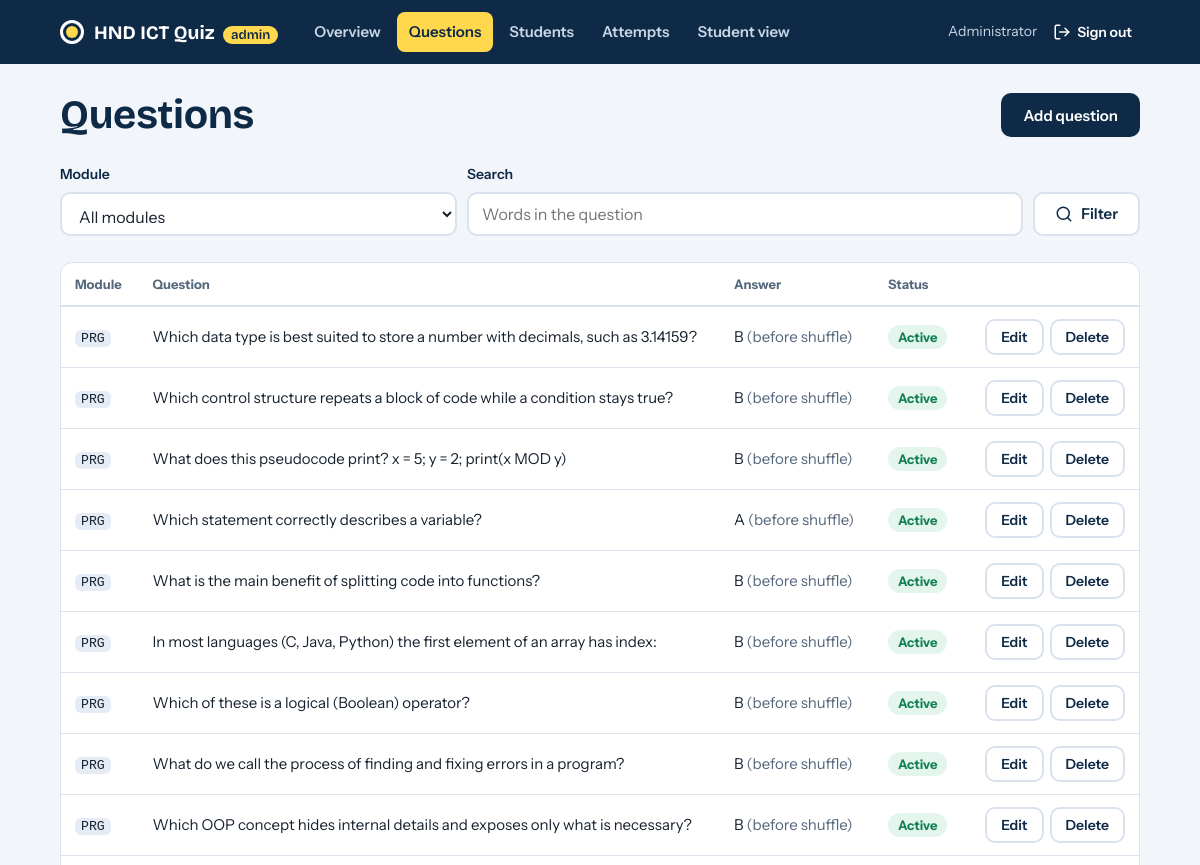
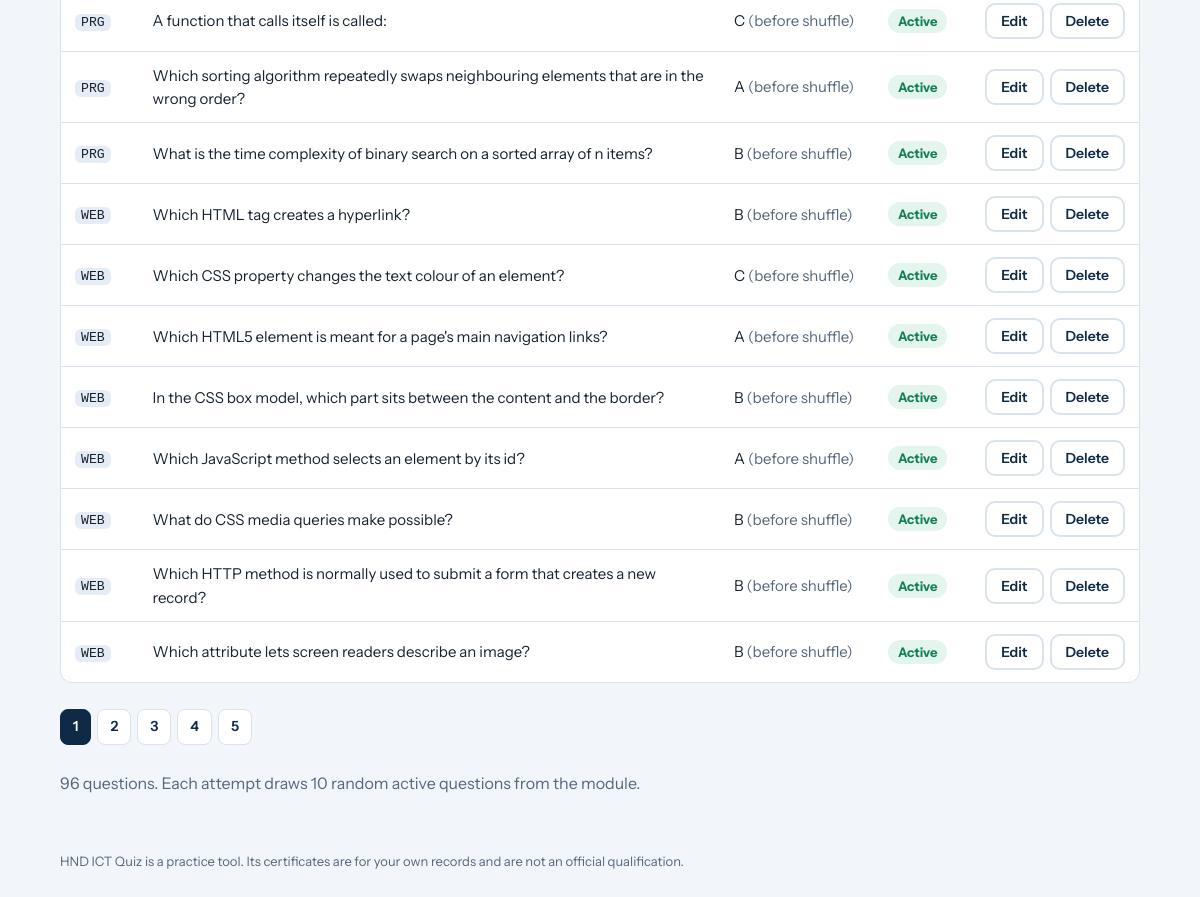
Screenshot of /admin/questions.php (signed in) with the database file from the repository (2 pictures, top to bottom).
### tables this page shows
CREATE TABLE `questions` (
  `id`          INT UNSIGNED NOT NULL AUTO_INCREMENT,
  `module_id`   INT UNSIGNED NOT NULL,
  `question`    VARCHAR(500) NOT NULL,
  `option_a`    VARCHAR(500) NOT NULL,
  `option_b`    VARCHAR(500) NOT NULL,
  `option_c`    VARCHAR(500) NOT NULL,
  `option_d`    VARCHAR(500) NOT NULL,
  `correct`     TINYINT UNSIGNED NOT NULL,
  `explanation` VARCHAR(600) NOT NULL DEFAULT '',
  `active`      TINYINT(1) NOT NULL DEFAULT 1,
  PRIMARY KEY (`id`),
  KEY `idx_questions_module` (`module_id`, `active`),
  CONSTRAINT `fk_questions_module` FOREIGN KEY (`module_id`) REFERENCES `modules` (`id`) ON DELETE CASCADE
);

CREATE TABLE `modules` (
  `id`         INT UNSIGNED NOT NULL AUTO_INCREMENT,
  `code`       VARCHAR(10)  NOT NULL,
  `title`      VARCHAR(120) NOT NULL,
  `summary`    VARCHAR(255) NOT NULL,
  `topics`     VARCHAR(255) NOT NULL DEFAULT '',
  `sort_order` INT NOT NULL DEFAULT 0,
  `active`     TINYINT(1) NOT NULL DEFAULT 1,
  PRIMARY KEY (`id`),
  UNIQUE KEY `uq_modules_code` (`code`)
);

### admin/questions.php (the view, shortened to what this page needs)
<?php
require_once __DIR__ . '/../lib.php';
$letters = ['A', 'B', 'C', 'D'];
try {
    $pdo     = db();
    $fModule = (int) ($_GET['module'] ?? 0);
    $fSearch = trim((string) ($_GET['q'] ?? ''));
    $page    = max(1, (int) ($_GET['page'] ?? 1));
    $per     = 20;
    $where = []; $par = [];
    $w = $where ? 'WHERE ' . implode(' AND ', $where) : '';
    $st = $pdo->prepare("SELECT COUNT(*) FROM questions q $w");
    $st->execute($par);
    $total = (int) $st->fetchColumn();
    $pages = max(1, (int) ceil($total / $per));
    $page  = min($page, $pages);
    $st = $pdo->prepare("SELECT q.id, q.question, q.correct, q.active, m.code FROM questions q JOIN modules m ON m.id = q.module_id
                         $w ORDER BY m.sort_order, q.id LIMIT $per OFFSET " . (($page - 1) * $per));
    $st->execute($par);
    $rows = $st->fetchAll();
} catch (Throwable $ex) {
    $error = db_hint($ex);
    $modules = $rows = []; $total = 0; $pages = 1; $page = 1; $fModule = 0; $fSearch = '';
    $form = ['id' => 0, 'module_id' => 0, 'question' => '', 'opt' => ['', '', '', ''], 'correct' => 0, 'explanation' => '', 'active' => 1];
}
$showForm = $_SERVER['REQUEST_METHOD'] === 'POST' || isset($_GET['edit']) || isset($_GET['new']);
$query = http_build_query(array_filter(['module' => $fModule ?: null, 'q' => $fSearch ?: null]));
include __DIR__ . '/../partials/header.php';
?>
<div style="display:flex;justify-content:space-between;align-items:center;gap:12px;flex-wrap:wrap">
    <h1>Questions</h1>
    <?php if (!$showForm): ?><a class="btn primary" href="questions.php?new=1<?= $fModule ? '&module=' . $fModule : '' ?>">Add question</a><?php endif; ?>
</div>
<form method="get" class="toolbar">
    <label class="field"><span>Module</span>
        <select name="module">
            <option value="0">All modules</option>
        </select></label>
    <label class="field grow"><span>Search</span><input type="search" name="q" value="<?= e($fSearch) ?>" placeholder="Words in the question"></label>
    <button class="btn ghost" type="submit"><?= icon('search') ?>Filter</button>
</form>
<div class="table-wrap">
    <table class="table">
        <thead><tr><th>Module</th><th>Question</th><th>Answer</th><th>Status</th><th></th></tr></thead>
        <tbody>
        <?php foreach ($rows as $r): ?>
            <tr>
                <td><code><?= e($r['code']) ?></code></td>
                <td class="qtext"><?= e(strlen($r['question']) > 110 ? substr($r['question'], 0, 107) . '...' : $r['question']) ?></td>
                <td><?= $letters[(int) $r['correct']] ?? '?' ?> <span class="muted">(before shuffle)</span></td>
                <td><span class="chip <?= $r['active'] ? 'ok' : 'idle' ?>"><?= $r['active'] ? 'Active' : 'Hidden' ?></span></td>
                <td>
                    <div class="row-actions">
                        <a class="btn ghost sm" href="questions.php?edit=<?= (int) $r['id'] ?><?= $query ? '&' . e($query) : '' ?>">Edit</a>
                        <form method="post" onsubmit="return confirm('Delete this question? If students have already seen it, it is hidden instead.');">
                            <button class="btn ghost sm" type="submit">Delete</button>
                        </form>
                    </div>
                </td>
            </tr>
        <?php endforeach; ?>
        </tbody>
    </table>
</div>
<?php if ($pages > 1): ?>
<nav class="pager" aria-label="Pages">
    <?php for ($p = 1; $p <= $pages; $p++): ?>
        <?php if ($p === $page): ?><span class="cur"><?= $p ?></span>
        <?php else: ?><a href="questions.php?<?= e(http_build_query(array_filter(['module' => $fModule ?: null, 'q' => $fSearch ?: null, 'page' => $p]))) ?>"><?= $p ?></a><?php endif; ?>
    <?php endfor; ?>
</nav>
<?php endif; ?>
<p class="muted"><?= $total ?> question<?= $total === 1 ? '' : 's' ?>. Each attempt draws <?= QUIZ_QUESTIONS ?> random active questions from the module.</p>
<?php include __DIR__ . '/../partials/footer.php'; ?>

### assets/css/style.css (style rules this page uses)
:root { --ink: #0E2A47; --ink-2: #1D4470; --paper: #F2F5FA; --card: #FFFFFF; --line: #DAE2EE; --text: #16222F; --muted: #55677C; --hl: #FFD84D; --hl-soft: #FFF3BF; --pass: #137F59; --pass-soft: #E3F5EC; --miss: #C93A1E; --miss-soft: #FCEAE5; --radius: 12px; --head: 'Bricolage Grotesque', 'Segoe UI', system-ui, sans-serif; --body: 'Instrument Sans', 'Segoe UI', system-ui, -apple-system, sans-serif; }
*, *::before, *::after { box-sizing: border-box; }
html { -webkit-text-size-adjust: 100%; }
body { margin: 0; font-family: var(--body); font-size: 16px; line-height: 1.55; color: var(--text); background: var(--paper); }
h1, h2, h3 { font-family: var(--head); color: var(--ink); line-height: 1.15; margin: 0; letter-spacing: -.01em; }
h1 { font-size: clamp(28px, 4vw, 40px); font-weight: 700; }
p { margin: 0; }
a { color: var(--ink-2); }
code { font-family: ui-monospace, Consolas, monospace; font-size: .88em; background: #E6ECF5; padding: 1px 6px; border-radius: 6px; }
.muted { color: var(--muted); }
.btn { display: inline-flex; align-items: center; justify-content: center; gap: 8px; height: 44px; padding: 0 20px; border: 2px solid transparent; border-radius: 10px; font: 600 15px var(--body); text-decoration: none; cursor: pointer; transition: background .15s, border-color .15s, color .15s; }
.btn.sm { height: 36px; padding: 0 14px; font-size: 14px; }
.btn.primary { background: var(--ink); color: #fff; }
.btn.ghost { background: var(--card); color: var(--ink); border-color: var(--line); }
.field { display: grid; gap: 6px; margin-bottom: 16px; }
.field > span { font-size: 14px; font-weight: 600; color: var(--ink); }
.field input, .field select, .field textarea { width: 100%; padding: 11px 13px; border: 2px solid var(--line); border-radius: 10px; font: 16px var(--body); color: var(--text); background: #fff; }
.field.grow { flex: 1; margin: 0; }
.table-wrap { overflow-x: auto; background: var(--card); border: 1px solid var(--line); border-radius: var(--radius); }
.table { width: 100%; border-collapse: collapse; font-size: 15px; }
.table th { text-align: left; font-size: 13px; font-weight: 700; color: var(--muted); padding: 11px 14px; border-bottom: 2px solid var(--line); white-space: nowrap; }
.table td { padding: 12px 14px; border-bottom: 1px solid var(--line); vertical-align: middle; }
.table tbody tr:last-child td { border-bottom: 0; }
.chip { display: inline-flex; align-items: center; gap: 5px; font-size: 13px; font-weight: 700; padding: 2px 10px; border-radius: 99px; background: #E6ECF5; color: var(--ink-2); }
.chip.ok { background: var(--pass-soft); color: var(--pass); }
.toolbar { display: flex; flex-wrap: wrap; gap: 10px; align-items: flex-end; }
.toolbar .field { margin: 0; }
.toolbar input, .toolbar select { height: 44px; }
.row-actions { display: flex; gap: 6px; justify-content: flex-end; }
.row-actions form { margin: 0; }
.qtext { max-width: 560px; }
.pager { display: flex; gap: 6px; flex-wrap: wrap; }
.pager a, .pager span { padding: 6px 12px; border-radius: 8px; border: 1px solid var(--line); background: #fff; text-decoration: none; font-weight: 600; font-size: 14px; color: var(--ink); }
.pager .cur { background: var(--ink); color: #fff; border-color: var(--ink); }

### rows the page displays
questions: module.code "PRG", question "Which data type is best suited to store a number with decimals, such as 3.14159?", correct "B", active "Active"
questions: module.code "PRG", question "Which control structure repeats a block of code while a condition stays true?", correct "B", active "Active"
questions: module.code "PRG", question "What does this pseudocode print? x = 5; y = 2; print(x MOD y)", correct "B", active "Active"
questions: module.code "PRG", question "Which statement correctly describes a variable?", correct "A", active "Active"
questions: module.code "PRG", question "What is the main benefit of splitting code into functions?", correct "B", active "Active"
questions: module.code "PRG", question "In most languages (C, Java, Python) the first element of an array has index:", correct "B", active "Active"
questions: module.code "PRG", question "Which of these is a logical (Boolean) operator?", correct "B", active "Active"
questions: module.code "PRG", question "What do we call the process of finding and fixing errors in a program?", correct "B", active "Active"
questions: module.code "PRG", question "Which OOP concept hides internal details and exposes only what is necessary?", correct "B", active "Active"
questions: module.code "PRG", question "A function that calls itself is called:", correct "C", active "Active"
questions: module.code "PRG", question "Which sorting algorithm repeatedly swaps neighbouring elements that are in the wrong order?", correct "A", active "Active"
questions: module.code "PRG", question "What is the time complexity of binary search on a sorted array of n items?", correct "B", active "Active"
questions: module.code "WEB", question "Which HTML tag creates a hyperlink?", correct "B", active "Active"
questions: module.code "WEB", question "Which CSS property changes the text colour of an element?", correct "C", active "Active"
questions: module.code "WEB", question "Which HTML5 element is meant for a page's main navigation links?", correct "A", active "Active"
questions: module.code "WEB", question "In the CSS box model, which part sits between the content and the border?", correct "B", active "Active"
questions: module.code "WEB", question "Which JavaScript method selects an element by its id?", correct "A", active "Active"
questions: module.code "WEB", question "What do CSS media queries make possible?", correct "B", active "Active"
questions: module.code "WEB", question "Which HTTP method is normally used to submit a form that creates a new record?", correct "B", active "Active"
questions: module.code "WEB", question "Which attribute lets screen readers describe an image?", correct "B", active "Active"

### other values shown
APP_NAME "HND ICT Quiz"
$label "Overview"
$label "Questions"
$label "Students"
$label "Attempts"
$label "Student view"
$user['name'] "Administrator"
$total "96"
QUIZ_QUESTIONS "10"
